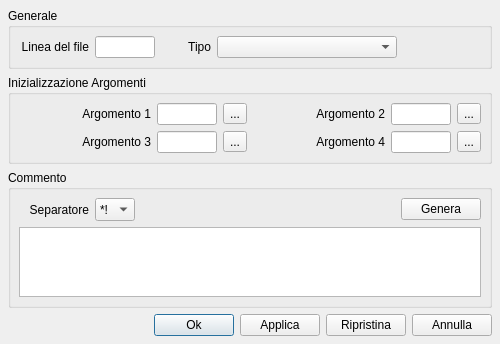
<?xml version="1.0" encoding="UTF-8"?>
<ui version="4.0">
 <class>GuiZoneCommand</class>
 <widget class="QDialog" name="GuiZoneCommand">
  <property name="geometry">
   <rect>
    <x>0</x>
    <y>0</y>
    <width>500</width>
    <height>307</height>
   </rect>
  </property>
  <property name="windowTitle">
   <string>Dialog</string>
  </property>
  <layout class="QGridLayout">
   <property name="leftMargin">
    <number>8</number>
   </property>
   <property name="topMargin">
    <number>8</number>
   </property>
   <property name="rightMargin">
    <number>8</number>
   </property>
   <property name="bottomMargin">
    <number>8</number>
   </property>
   <property name="spacing">
    <number>6</number>
   </property>
   <item row="0" column="0">
    <widget class="QGroupBox" name="mp_gbMain">
     <property name="minimumSize">
      <size>
       <width>16</width>
       <height>0</height>
      </size>
     </property>
     <property name="title">
      <string>Generale</string>
     </property>
     <layout class="QHBoxLayout">
      <property name="spacing">
       <number>6</number>
      </property>
      <property name="leftMargin">
       <number>8</number>
      </property>
      <property name="topMargin">
       <number>8</number>
      </property>
      <property name="rightMargin">
       <number>8</number>
      </property>
      <property name="bottomMargin">
       <number>8</number>
      </property>
      <item>
       <widget class="QLabel" name="mp_labelLine">
        <property name="minimumSize">
         <size>
          <width>70</width>
          <height>0</height>
         </size>
        </property>
        <property name="text">
         <string>Linea del file</string>
        </property>
        <property name="alignment">
         <set>Qt::AlignRight|Qt::AlignTrailing|Qt::AlignVCenter</set>
        </property>
       </widget>
      </item>
      <item>
       <widget class="QLineEdit" name="mp_leLine">
        <property name="sizePolicy">
         <sizepolicy hsizetype="Minimum" vsizetype="Fixed">
          <horstretch>0</horstretch>
          <verstretch>0</verstretch>
         </sizepolicy>
        </property>
        <property name="maximumSize">
         <size>
          <width>60</width>
          <height>16777215</height>
         </size>
        </property>
       </widget>
      </item>
      <item>
       <widget class="QLabel" name="mp_labelType">
        <property name="minimumSize">
         <size>
          <width>50</width>
          <height>0</height>
         </size>
        </property>
        <property name="text">
         <string>Tipo</string>
        </property>
        <property name="alignment">
         <set>Qt::AlignRight|Qt::AlignTrailing|Qt::AlignVCenter</set>
        </property>
       </widget>
      </item>
      <item>
       <widget class="QComboBox" name="mp_comboType">
        <property name="sizePolicy">
         <sizepolicy hsizetype="Expanding" vsizetype="Fixed">
          <horstretch>0</horstretch>
          <verstretch>0</verstretch>
         </sizepolicy>
        </property>
        <property name="minimumSize">
         <size>
          <width>180</width>
          <height>0</height>
         </size>
        </property>
        <property name="duplicatesEnabled">
         <bool>false</bool>
        </property>
       </widget>
      </item>
      <item>
       <spacer>
        <property name="orientation">
         <enum>Qt::Horizontal</enum>
        </property>
        <property name="sizeHint" stdset="0">
         <size>
          <width>40</width>
          <height>20</height>
         </size>
        </property>
       </spacer>
      </item>
     </layout>
    </widget>
   </item>
   <item row="1" column="0">
    <widget class="QGroupBox" name="mp_gbInit">
     <property name="minimumSize">
      <size>
       <width>16</width>
       <height>0</height>
      </size>
     </property>
     <property name="title">
      <string>Inizializzazione Argomenti</string>
     </property>
     <layout class="QGridLayout">
      <property name="leftMargin">
       <number>8</number>
      </property>
      <property name="topMargin">
       <number>8</number>
      </property>
      <property name="rightMargin">
       <number>8</number>
      </property>
      <property name="bottomMargin">
       <number>8</number>
      </property>
      <property name="spacing">
       <number>6</number>
      </property>
      <item row="1" column="3">
       <widget class="QLabel" name="mp_labelArgument4">
        <property name="sizePolicy">
         <sizepolicy hsizetype="Expanding" vsizetype="Preferred">
          <horstretch>0</horstretch>
          <verstretch>0</verstretch>
         </sizepolicy>
        </property>
        <property name="text">
         <string>Argomento 4</string>
        </property>
        <property name="alignment">
         <set>Qt::AlignRight|Qt::AlignTrailing|Qt::AlignVCenter</set>
        </property>
       </widget>
      </item>
      <item row="1" column="4">
       <widget class="QLineEdit" name="mp_leArgument4">
        <property name="maximumSize">
         <size>
          <width>60</width>
          <height>16777215</height>
         </size>
        </property>
        <property name="maxLength">
         <number>5</number>
        </property>
       </widget>
      </item>
      <item row="0" column="4">
       <widget class="QLineEdit" name="mp_leArgument2">
        <property name="maximumSize">
         <size>
          <width>60</width>
          <height>16777215</height>
         </size>
        </property>
        <property name="maxLength">
         <number>5</number>
        </property>
       </widget>
      </item>
      <item row="0" column="0">
       <widget class="QLabel" name="mp_labelArgument1">
        <property name="sizePolicy">
         <sizepolicy hsizetype="Expanding" vsizetype="Preferred">
          <horstretch>0</horstretch>
          <verstretch>0</verstretch>
         </sizepolicy>
        </property>
        <property name="text">
         <string>Argomento 1</string>
        </property>
        <property name="alignment">
         <set>Qt::AlignRight|Qt::AlignTrailing|Qt::AlignVCenter</set>
        </property>
       </widget>
      </item>
      <item row="0" column="3">
       <widget class="QLabel" name="mp_labelArgument2">
        <property name="sizePolicy">
         <sizepolicy hsizetype="Expanding" vsizetype="Preferred">
          <horstretch>0</horstretch>
          <verstretch>0</verstretch>
         </sizepolicy>
        </property>
        <property name="minimumSize">
         <size>
          <width>0</width>
          <height>0</height>
         </size>
        </property>
        <property name="text">
         <string>Argomento 2</string>
        </property>
        <property name="alignment">
         <set>Qt::AlignRight|Qt::AlignTrailing|Qt::AlignVCenter</set>
        </property>
       </widget>
      </item>
      <item row="1" column="0">
       <widget class="QLabel" name="mp_labelArgument3">
        <property name="sizePolicy">
         <sizepolicy hsizetype="Expanding" vsizetype="Preferred">
          <horstretch>0</horstretch>
          <verstretch>0</verstretch>
         </sizepolicy>
        </property>
        <property name="text">
         <string>Argomento 3</string>
        </property>
        <property name="alignment">
         <set>Qt::AlignRight|Qt::AlignTrailing|Qt::AlignVCenter</set>
        </property>
       </widget>
      </item>
      <item row="1" column="1">
       <widget class="QLineEdit" name="mp_leArgument3">
        <property name="maximumSize">
         <size>
          <width>60</width>
          <height>16777215</height>
         </size>
        </property>
        <property name="maxLength">
         <number>5</number>
        </property>
       </widget>
      </item>
      <item row="0" column="1">
       <widget class="QLineEdit" name="mp_leArgument1">
        <property name="sizePolicy">
         <sizepolicy hsizetype="Expanding" vsizetype="Fixed">
          <horstretch>0</horstretch>
          <verstretch>0</verstretch>
         </sizepolicy>
        </property>
        <property name="minimumSize">
         <size>
          <width>0</width>
          <height>0</height>
         </size>
        </property>
        <property name="maximumSize">
         <size>
          <width>60</width>
          <height>16777215</height>
         </size>
        </property>
        <property name="maxLength">
         <number>5</number>
        </property>
       </widget>
      </item>
      <item row="1" column="2">
       <widget class="QToolButton" name="mp_tbArgument3">
        <property name="text">
         <string>...</string>
        </property>
       </widget>
      </item>
      <item row="0" column="2">
       <widget class="QToolButton" name="mp_tbArgument1">
        <property name="text">
         <string>...</string>
        </property>
       </widget>
      </item>
      <item row="0" column="5">
       <widget class="QToolButton" name="mp_tbArgument2">
        <property name="text">
         <string>...</string>
        </property>
       </widget>
      </item>
      <item row="1" column="5">
       <widget class="QToolButton" name="mp_tbArgument4">
        <property name="text">
         <string>...</string>
        </property>
       </widget>
      </item>
     </layout>
    </widget>
   </item>
   <item row="3" column="0">
    <layout class="QHBoxLayout">
     <property name="spacing">
      <number>6</number>
     </property>
     <property name="leftMargin">
      <number>0</number>
     </property>
     <property name="topMargin">
      <number>0</number>
     </property>
     <property name="rightMargin">
      <number>0</number>
     </property>
     <property name="bottomMargin">
      <number>0</number>
     </property>
     <item>
      <spacer>
       <property name="orientation">
        <enum>Qt::Horizontal</enum>
       </property>
       <property name="sizeHint" stdset="0">
        <size>
         <width>40</width>
         <height>20</height>
        </size>
       </property>
      </spacer>
     </item>
     <item>
      <widget class="QPushButton" name="mp_pbOk">
       <property name="text">
        <string>Ok</string>
       </property>
      </widget>
     </item>
     <item>
      <widget class="QPushButton" name="mp_pbSave">
       <property name="text">
        <string>Applica</string>
       </property>
      </widget>
     </item>
     <item>
      <widget class="QPushButton" name="mp_pbRestore">
       <property name="text">
        <string>Ripristina</string>
       </property>
      </widget>
     </item>
     <item>
      <widget class="QPushButton" name="mp_pbCancel">
       <property name="text">
        <string>Annulla</string>
       </property>
      </widget>
     </item>
    </layout>
   </item>
   <item row="2" column="0">
    <widget class="QGroupBox" name="mp_gbComment">
     <property name="title">
      <string>Commento</string>
     </property>
     <layout class="QGridLayout">
      <property name="leftMargin">
       <number>8</number>
      </property>
      <property name="topMargin">
       <number>8</number>
      </property>
      <property name="rightMargin">
       <number>8</number>
      </property>
      <property name="bottomMargin">
       <number>8</number>
      </property>
      <property name="spacing">
       <number>6</number>
      </property>
      <item row="0" column="1">
       <widget class="QComboBox" name="mp_comboSeparator">
        <property name="minimumSize">
         <size>
          <width>40</width>
          <height>0</height>
         </size>
        </property>
        <property name="maximumSize">
         <size>
          <width>60</width>
          <height>32767</height>
         </size>
        </property>
        <property name="duplicatesEnabled">
         <bool>false</bool>
        </property>
        <item>
         <property name="text">
          <string>*!</string>
         </property>
        </item>
        <item>
         <property name="text">
          <string>;</string>
         </property>
        </item>
       </widget>
      </item>
      <item row="0" column="2">
       <spacer>
        <property name="orientation">
         <enum>Qt::Horizontal</enum>
        </property>
        <property name="sizeType">
         <enum>QSizePolicy::Expanding</enum>
        </property>
        <property name="sizeHint" stdset="0">
         <size>
          <width>270</width>
          <height>23</height>
         </size>
        </property>
       </spacer>
      </item>
      <item row="0" column="3">
       <widget class="QPushButton" name="mp_pbAutoComment">
        <property name="text">
         <string>Genera</string>
        </property>
       </widget>
      </item>
      <item row="1" column="0" colspan="4">
       <widget class="QTextEdit" name="mp_teComment"/>
      </item>
      <item row="0" column="0">
       <widget class="QLabel" name="mp_labelSeparator">
        <property name="minimumSize">
         <size>
          <width>70</width>
          <height>0</height>
         </size>
        </property>
        <property name="text">
         <string>Separatore</string>
        </property>
        <property name="alignment">
         <set>Qt::AlignRight|Qt::AlignTrailing|Qt::AlignVCenter</set>
        </property>
       </widget>
      </item>
     </layout>
    </widget>
   </item>
  </layout>
 </widget>
 <tabstops>
  <tabstop>mp_leLine</tabstop>
  <tabstop>mp_comboType</tabstop>
  <tabstop>mp_leArgument1</tabstop>
  <tabstop>mp_tbArgument1</tabstop>
  <tabstop>mp_leArgument2</tabstop>
  <tabstop>mp_tbArgument2</tabstop>
  <tabstop>mp_leArgument3</tabstop>
  <tabstop>mp_tbArgument1</tabstop>
  <tabstop>mp_leArgument4</tabstop>
  <tabstop>mp_tbArgument4</tabstop>
  <tabstop>mp_comboSeparator</tabstop>
  <tabstop>mp_pbAutoComment</tabstop>
  <tabstop>mp_pbOk</tabstop>
  <tabstop>mp_pbSave</tabstop>
  <tabstop>mp_pbRestore</tabstop>
  <tabstop>mp_pbCancel</tabstop>
 </tabstops>
 <resources/>
 <connections/>
</ui>
